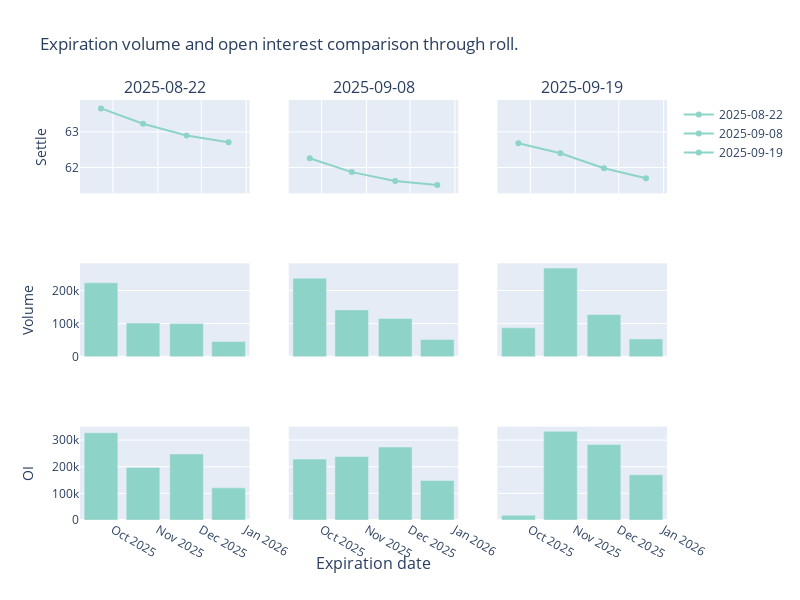

Source (notebook cell):
### Markdown cell above
* What do you notice about these graphs?
* What is similar and what is different?
* What about these products could explain these differences?

### Code cell
product = "CL"
dates = (
    datetime.date(2025, 8, 22),
    datetime.date(2025, 9, 8),
    datetime.date(2025, 9, 19),
)
plot_df = stats.reset_index()
plot_df = plot_df[plot_df["Trade date"].isin(dates)]
plot_df = plot_df[plot_df["Symbol"].isin(futures_groups[product])]
plot_groups = plot_df.groupby("Trade date")
color = px.defaults.color_discrete_sequence[0]

x_col = "expiration"
plot_cols = ["Settlement price", "Cleared volume", "Open interest"]
short_names = ("Settle", "Volume", "OI")
subplot_titles = [f"{date}" for date in dates]

fig = make_subplots(
    rows=len(plot_cols),
    cols=len(dates),
    shared_xaxes="all",
    shared_yaxes=True,
    subplot_titles=subplot_titles,
    x_title="Expiration date",
)

for i, trade_date in enumerate(dates):
    df = plot_groups.get_group(trade_date)
    fig.add_trace(
        go.Scatter(
            x=df[x_col],
            y=df[plot_cols[0]],
            name=str(trade_date),
            line=dict(color=color),
        ),
        row=1,
        col=i + 1,
    )
    fig.add_trace(
        go.Bar(
            x=df[x_col],
            y=df[plot_cols[1]],
            name=str(trade_date),
            marker=dict(color=color),
            showlegend=False,
        ),
        row=2,
        col=i + 1,
    )
    fig.add_trace(
        go.Bar(
            x=df[x_col],
            y=df[plot_cols[2]],
            name=str(trade_date),
            marker=dict(color=color),
            showlegend=False,
        ),
        row=3,
        col=i + 1,
    )

fig.update_layout(
    height=600,
    width=800,
    title_text="Expiration volume and open interest comparison through roll.",
    yaxis_title="test",
)
for i, y_name in enumerate(short_names):
    fig.update_yaxes(title_text=y_name, row=i + 1, col=1)
fig.show()

### Figure 1 — Plotly figure (JSON) as saved in the notebook; plotly's stock layout.template omitted (floating-point values rounded to 4 significant figures)
{"data": [{"line": {"color": "rgb(141,211,199)"}, "name": "2025-08-22", "type": "scatter", "x": ["2025-09-22T18:30:00.000000000", "2025-10-21T18:30:00.000000000", "2025-11-20T19:30:00.000000000", "2025-12-19T19:30:00.000000000"], "xaxis": "x", "y": [63.66, 63.23, 62.9, 62.71], "yaxis": "y"}, {"marker": {"color": "rgb(141,211,199)"}, "name": "2025-08-22", "showlegend": false, "type": "bar", "x": ["2025-09-22T18:30:00.000000000", "2025-10-21T18:30:00.000000000", "2025-11-20T19:30:00.000000000", "2025-12-19T19:30:00.000000000"], "xaxis": "x4", "y": [223200.0, 101400.0, 99940.0, 45800.0], "yaxis": "y4"}, {"marker": {"color": "rgb(141,211,199)"}, "name": "2025-08-22", "showlegend": false, "type": "bar", "x": ["2025-09-22T18:30:00.000000000", "2025-10-21T18:30:00.000000000", "2025-11-20T19:30:00.000000000", "2025-12-19T19:30:00.000000000"], "xaxis": "x7", "y": [327800.0, 197200.0, 248000.0, 120700.0], "yaxis": "y7"}, {"line": {"color": "rgb(141,211,199)"}, "name": "2025-09-08", "type": "scatter", "x": ["2025-09-22T18:30:00.000000000", "2025-10-21T18:30:00.000000000", "2025-11-20T19:30:00.000000000", "2025-12-19T19:30:00.000000000"], "xaxis": "x2", "y": [62.26, 61.87, 61.62, 61.51], "yaxis": "y2"}, {"marker": {"color": "rgb(141,211,199)"}, "name": "2025-09-08", "showlegend": false, "type": "bar", "x": ["2025-09-22T18:30:00.000000000", "2025-10-21T18:30:00.000000000", "2025-11-20T19:30:00.000000000", "2025-12-19T19:30:00.000000000"], "xaxis": "x5", "y": [237300.0, 141400.0, 115500.0, 52160.0], "yaxis": "y5"}, {"marker": {"color": "rgb(141,211,199)"}, "name": "2025-09-08", "showlegend": false, "type": "bar", "x": ["2025-09-22T18:30:00.000000000", "2025-10-21T18:30:00.000000000", "2025-11-20T19:30:00.000000000", "2025-12-19T19:30:00.000000000"], "xaxis": "x8", "y": [228600.0, 238400.0, 274000.0, 148300.0], "yaxis": "y8"}, {"line": {"color": "rgb(141,211,199)"}, "name": "2025-09-19", "type": "scatter", "x": ["2025-09-22T18:30:00.000000000", "2025-10-21T18:30:00.000000000", "2025-11-20T19:30:00.000000000", "2025-12-19T19:30:00.000000000"], "xaxis": "x3", "y": [62.68, 62.4, 61.98, 61.7], "yaxis": "y3"}, {"marker": {"color": "rgb(141,211,199)"}, "name": "2025-09-19", "showlegend": false, "type": "bar", "x": ["2025-09-22T18:30:00.000000000", "2025-10-21T18:30:00.000000000", "2025-11-20T19:30:00.000000000", "2025-12-19T19:30:00.000000000"], "xaxis": "x6", "y": [87160.0, 268000.0, 127500.0, 53470.0], "yaxis": "y6"}, {"marker": {"color": "rgb(141,211,199)"}, "name": "2025-09-19", "showlegend": false, "type": "bar", "x": ["2025-09-22T18:30:00.000000000", "2025-10-21T18:30:00.000000000", "2025-11-20T19:30:00.000000000", "2025-12-19T19:30:00.000000000"], "xaxis": "x9", "y": [17440.0, 333000.0, 283600.0, 170000.0], "yaxis": "y9"}], "layout": {"annotations": [{"font": {"size": 16}, "showarrow": false, "text": "2025-08-22", "x": 0.1444, "xanchor": "center", "xref": "paper", "y": 1, "yanchor": "bottom", "yref": "paper"}, {"font": {"size": 16}, "showarrow": false, "text": "2025-09-08", "x": 0.5, "xanchor": "center", "xref": "paper", "y": 1, "yanchor": "bottom", "yref": "paper"}, {"font": {"size": 16}, "showarrow": false, "text": "2025-09-19", "x": 0.8556, "xanchor": "center", "xref": "paper", "y": 1, "yanchor": "bottom", "yref": "paper"}, {"font": {"size": 16}, "showarrow": false, "text": "Expiration date", "x": 0.5, "xanchor": "center", "xref": "paper", "y": 0, "yanchor": "top", "yref": "paper", "yshift": -30}], "height": 600, "title": {"text": "Expiration volume and open interest comparison through roll."}, "width": 800, "xaxis": {"anchor": "y", "domain": [0, 0.2889], "matches": "x7", "showticklabels": false}, "xaxis2": {"anchor": "y2", "domain": [0.3556, 0.6444], "matches": "x7", "showticklabels": false}, "xaxis3": {"anchor": "y3", "domain": [0.7111, 1], "matches": "x7", "showticklabels": false}, "xaxis4": {"anchor": "y4", "domain": [0, 0.2889], "matches": "x7", "showticklabels": false}, "xaxis5": {"anchor": "y5", "domain": [0.3556, 0.6444], "matches": "x7", "showticklabels": false}, "xaxis6": {"anchor": "y6", "domain": [0.7111, 1], "matches": "x7", "showticklabels": false}, "xaxis7": {"anchor": "y7", "domain": [0, 0.2889]}, "xaxis8": {"anchor": "y8", "domain": [0.3556, 0.6444], "matches": "x7"}, "xaxis9": {"anchor": "y9", "domain": [0.7111, 1], "matches": "x7"}, "yaxis": {"anchor": "x", "domain": [0.7778, 1], "title": {"text": "Settle"}}, "yaxis2": {"anchor": "x2", "domain": [0.7778, 1], "matches": "y", "showticklabels": false}, "yaxis3": {"anchor": "x3", "domain": [0.7778, 1], "matches": "y", "showticklabels": false}, "yaxis4": {"anchor": "x4", "domain": [0.3889, 0.6111], "title": {"text": "Volume"}}, "yaxis5": {"anchor": "x5", "domain": [0.3889, 0.6111], "matches": "y4", "showticklabels": false}, "yaxis6": {"anchor": "x6", "domain": [0.3889, 0.6111], "matches": "y4", "showticklabels": false}, "yaxis7": {"anchor": "x7", "domain": [0, 0.2222], "title": {"text": "OI"}}, "yaxis8": {"anchor": "x8", "domain": [0, 0.2222], "matches": "y7", "showticklabels": false}, "yaxis9": {"anchor": "x9", "domain": [0, 0.2222], "matches": "y7", "showticklabels": false}}}
